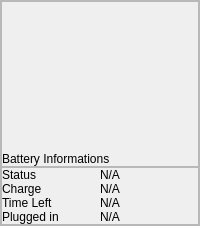
               <widget class="QWidget" name="battery">
                <layout class="QVBoxLayout" name="verticalLayout_8">
                 <property name="spacing">
                  <number>0</number>
                 </property>
                 <property name="leftMargin">
                  <number>0</number>
                 </property>
                 <property name="topMargin">
                  <number>0</number>
                 </property>
                 <property name="rightMargin">
                  <number>0</number>
                 </property>
                 <property name="bottomMargin">
                  <number>0</number>
                 </property>
                 <item>
                  <widget class="QFrame" name="frame_8">
                   <property name="sizePolicy">
                    <sizepolicy hsizetype="Preferred" vsizetype="Preferred">
                     <horstretch>0</horstretch>
                     <verstretch>0</verstretch>
                    </sizepolicy>
                   </property>
                   <property name="frameShape">
                    <enum>QFrame::StyledPanel</enum>
                   </property>
                   <property name="frameShadow">
                    <enum>QFrame::Raised</enum>
                   </property>
                   <layout class="QVBoxLayout" name="verticalLayout_7">
                    <property name="spacing">
                     <number>0</number>
                    </property>
                    <property name="leftMargin">
                     <number>0</number>
                    </property>
                    <property name="topMargin">
                     <number>0</number>
                    </property>
                    <property name="rightMargin">
                     <number>0</number>
                    </property>
                    <property name="bottomMargin">
                     <number>0</number>
                    </property>
                    <item>
                     <widget class="QFrame" name="frame_18">
                      <property name="frameShape">
                       <enum>QFrame::StyledPanel</enum>
                      </property>
                      <property name="frameShadow">
                       <enum>QFrame::Raised</enum>
                      </property>
                      <layout class="QGridLayout" name="gridLayout_8">
                       <property name="leftMargin">
                        <number>0</number>
                       </property>
                       <property name="topMargin">
                        <number>0</number>
                       </property>
                       <property name="rightMargin">
                        <number>0</number>
                       </property>
                       <property name="bottomMargin">
                        <number>0</number>
                       </property>
                       <property name="spacing">
                        <number>0</number>
                       </property>
                       <item row="0" column="0" alignment="Qt::AlignRight|Qt::AlignBottom">
                        <widget class="roundProgressBar" name="battery_usage" native="true">
                         <property name="minimumSize">
                          <size>
                           <width>150</width>
                           <height>150</height>
                          </size>
                         </property>
                         <property name="maximumSize">
                          <size>
                           <width>200</width>
                           <height>150</height>
                          </size>
                         </property>
                        </widget>
                       </item>
                       <item row="1" column="0">
                        <widget class="QLabel" name="label_35">
                         <property name="text">
                          <string>Battery Informations</string>
                         </property>
                        </widget>
                       </item>
                      </layout>
                     </widget>
                    </item>
                    <item>
                     <widget class="QFrame" name="frame_19">
                      <property name="frameShape">
                       <enum>QFrame::StyledPanel</enum>
                      </property>
                      <property name="frameShadow">
                       <enum>QFrame::Raised</enum>
                      </property>
                      <layout class="QGridLayout" name="gridLayout_5">
                       <property name="leftMargin">
                        <number>0</number>
                       </property>
                       <property name="topMargin">
                        <number>0</number>
                       </property>
                       <property name="rightMargin">
                        <number>0</number>
                       </property>
                       <property name="bottomMargin">
                        <number>0</number>
                       </property>
                       <property name="spacing">
                        <number>0</number>
                       </property>
                       <item row="6" column="0">
                        <widget class="QLabel" name="label_39">
                         <property name="text">
                          <string>Plugged in</string>
                         </property>
                        </widget>
                       </item>
                       <item row="0" column="1">
                        <widget class="QLabel" name="battery_status">
                         <property name="text">
                          <string>N/A</string>
                         </property>
                        </widget>
                       </item>
                       <item row="2" column="1">
                        <widget class="QLabel" name="battery_charge">
                         <property name="text">
                          <string>N/A</string>
                         </property>
                        </widget>
                       </item>
                       <item row="4" column="1">
                        <widget class="QLabel" name="battery_time_left">
                         <property name="text">
                          <string>N/A</string>
                         </property>
                        </widget>
                       </item>
                       <item row="4" column="0">
                        <widget class="QLabel" name="label_38">
                         <property name="text">
                          <string>Time Left</string>
                         </property>
                        </widget>
                       </item>
                       <item row="0" column="0">
                        <widget class="QLabel" name="label_36">
                         <property name="text">
                          <string>Status</string>
                         </property>
                        </widget>
                       </item>
                       <item row="2" column="0">
                        <widget class="QLabel" name="label_37">
                         <property name="text">
                          <string>Charge</string>
                         </property>
                        </widget>
                       </item>
                       <item row="6" column="1">
                        <widget class="QLabel" name="battery_plugged">
                         <property name="text">
                          <string>N/A</string>
                         </property>
                        </widget>
                       </item>
                      </layout>
                     </widget>
                    </item>
                   </layout>
                  </widget>
                 </item>
                </layout>
               </widget>
